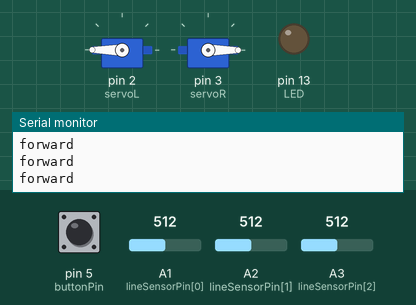
This sketch was run on a simulated Arduino Uno, built with avr-gcc and run on an emulated ATmega328P. Parts: 2 × servo, output pins drawn as LEDs (lit = HIGH), the last lines printed to the serial monitor. The test bench sets the inputs (shaded band); at power-on: A2 (lineSensorPin[1]) = 512, A1 (lineSensorPin[0]) = 512, pin 5 (buttonPin) HIGH, A3 (lineSensorPin[2]) = 512. Random numbers use the default seed unless the sketch sets one.

Above: at 1.2 s.
1.3 s: A2 (lineSensorPin[1]) set to 207
At 3.1 s:
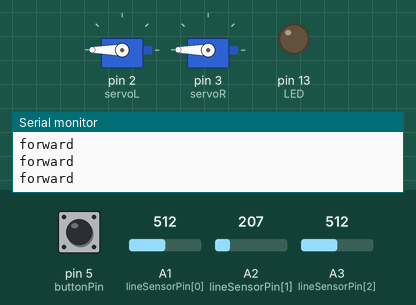
4.3 s: A2 (lineSensorPin[1]) set to 189
At 5.72 s:
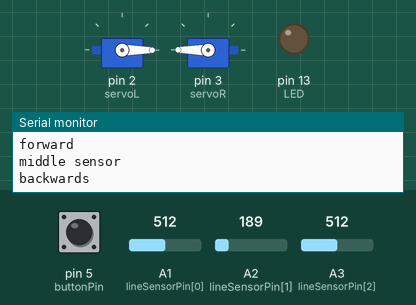
7.3 s: A1 (lineSensorPin[0]) set to 170
10.3 s: pin 5 (buttonPin) pulled LOW for 0.15 s
At 11.0 s:
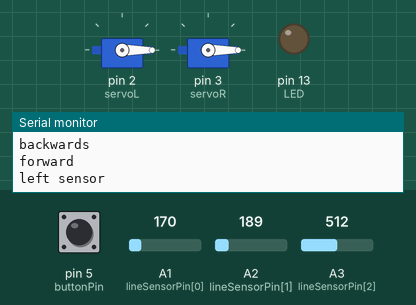
Timing chart, 0 to 14.3 s (numbered marks = the images above; inputs shaded):
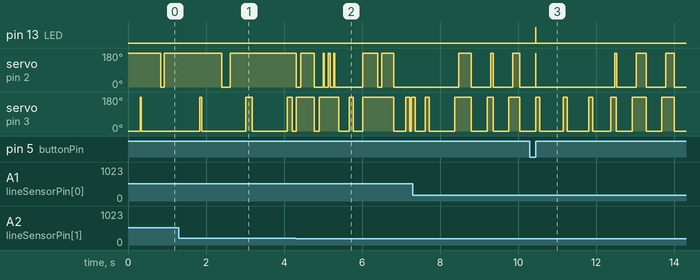

Measured:
- the behaviour switches between 200 and 199 on A2 (lineSensorPin[1]) (found by bisection; images 1 and 2)
- after the input at 10.3 s, pin 13 (LED): LOW → HIGH after 0.14 s, → LOW 0.01 s later
- by itself, servo on pin 2 (servoL): alternates 180° for 0.24 s and 0° for 0.50 s

The sketch:

sumito_v1.ino
```cpp
#include <Servo.h>  //Servo library
/*
  ESTRATÈGIA DE NAVEGACIÓ
  Navega recte durant un nombre random de segons
  Gira un angle random
*/

// BOTÓ
unsigned int buttonPin = 5;

// SENSORS LINEA
unsigned int lineSensorPin[3] = {A1,A2,A3}; // {L,C,R}
unsigned int lineSensorThreshold[3] = {200,200,200};
unsigned int lineSensorVal[3] = {};
boolean lineSensorDet[3] = {};

// SENSORS DISTÀNCIA
unsigned int distSensorPin[2] = {A4,A5}; // {L,R}
unsigned int distSensorVal[3] = {};

unsigned int cruiseTimer;

int whenToTurn;
int angleToTurn;

int margin[3] = {200,200,200};

// SERVOS
Servo servoL;
Servo servoR;

extern volatile unsigned long timer0_millis; //pel reset de millis

void setup() {
  Serial.begin(9600);
  pinMode(buttonPin, INPUT_PULLUP);
  pinMode(13,OUTPUT); // LED
  servoL.attach(2);
  servoR.attach(3);
  servoR.write(89);
  servoL.write(89);
  setCruisingParameters(1);  // defineix l'angle que girarà i quan (com més gran el multiplier més tarda en girar)
}

void loop() {
  checkButton();    // si el botó està pulsat --> calibra
  readLine();       // llegeix els sensors de línea
  checkLine();      // què fer en cada cas quan troba la línea
  randomCruising(); // estratègia base: avança durant un temps random i gira uns graus random
  //printSensors();

  if (millis()>15000){ // reset de millis perquè no peti i tal
    setMillis(183);
  }
}

void setMillis(unsigned long new_millis){ // reset de millis
  uint8_t oldSREG = SREG;
  cli();
  timer0_millis = new_millis;
  SREG = oldSREG;
}

void turn(int angle){ //gira un angle determinat entre -180 i 180
  if (angle < 0) angle+= 360;
  else if(angle > 360) angle = angle%360;
  if (angle > 180){
    angle = 360 - angle;
    //Serial.println(angle);
    long sec = (long) 400*angle/180; //calcula los segundos de
    //Serial.println(sec);
    servoR.write(180);
    servoL.write(180);
    delay(sec);
  }
  else {
    long sec = (long) 400*angle/180;
    servoR.write(0);
    servoL.write(0);
    delay(sec);
  }
}

void goForward(){ //potser va endarrere, si és el cas canviar 0 per 180
  servoR.write(0);
  servoL.write(180);
  Serial.println("forward");
}

void goBackwards(){
  servoR.write(180);
  servoL.write(0);
  Serial.println("backwards");
}

void setCruisingParameters(int multiplier){ // defineix l'angle que girarà i quan (com més gran el multiplier més tarda en girar)
  whenToTurn = random (3,10)*100*multiplier; // defineix el temps que tardarà en girar
  cruiseTimer = millis();
  angleToTurn = random (-180,180); //13.416 és l'arrel quadrada de 180
  //--> està fet així perquè siguin més probables angles petits
}

void randomCruising() { // avança durant un temps random i gira uns graus random
  if (cruiseTimer + whenToTurn < millis()){
    turn(angleToTurn);
    setCruisingParameters(1);
  } else {
    //que vagi endavant recte
    goForward();
  }
}

void checkLine() { // què fer en cada cas quan troba la línea
  // sensors: {L,C,R}
  if (lineSensorDet[1]){
    Serial.println("middle sensor");
    goBackwards();
    delay(100);
    turn(random (-180,180));
    goForward();
    //go back + turn
  }
  if (lineSensorDet[0]){
    Serial.println("left sensor");
    //turn R (almost 180º)
    turn(180);
    setCruisingParameters(1);
  } else if (lineSensorDet[2]){
    Serial.println("right sensor");
    //turn L (almost 180º)
    turn(-180);
    setCruisingParameters(1);
  }
}

void checkButton() { // si el botó està pulsat calibra
  boolean buttonState = digitalRead(buttonPin);
  if (buttonState == LOW) {
    digitalWrite(13,HIGH); // encèn LED
    Serial.println("calibrating");
    calibrate(30); // redefineix el llindar
    digitalWrite(13,LOW); // apaga el LED
  }
}

void calibrate (int N){ // redefineix el valor llindar  a partir de les mesures
  // suma els valors dels sensors durant N iteracions
  int sum[3] = {0,0,0};
  for (int i=0;i<N;i++){
    readLine();
    for (int i=0;i<3;i++){
      sum[i] += lineSensorVal[i];
    }
  }
  // fa la mitjana i defineix el llindar
  for (int i=0;i<3;i++){
    lineSensorThreshold[i] = sum[i]/N - margin[i];
  }
}

void readLine(){ // llegeix els sensors de línea defineix la variable booleana lineSensorDet
  for (int i=0;i<3;i++){
    lineSensorVal[i] = analogRead(lineSensorPin[i]); // legeix els sensors de línea
    lineSensorDet[i] = lineSensorVal[i]<lineSensorThreshold[i]; // boolean línea o no
  }

}

void readDist (){
  for (int i=0;i<2;i++){
    distSensorVal[i] = analogRead(distSensorPin[i]);
  }
}

void printSensors(){
  for (int i=0;i<3;i++){
    int s = analogRead(lineSensorPin[i]); // legeix els sensors de línea
    Serial.print(s);
    Serial.print(" ");
  }
  Serial.println();

}
```
